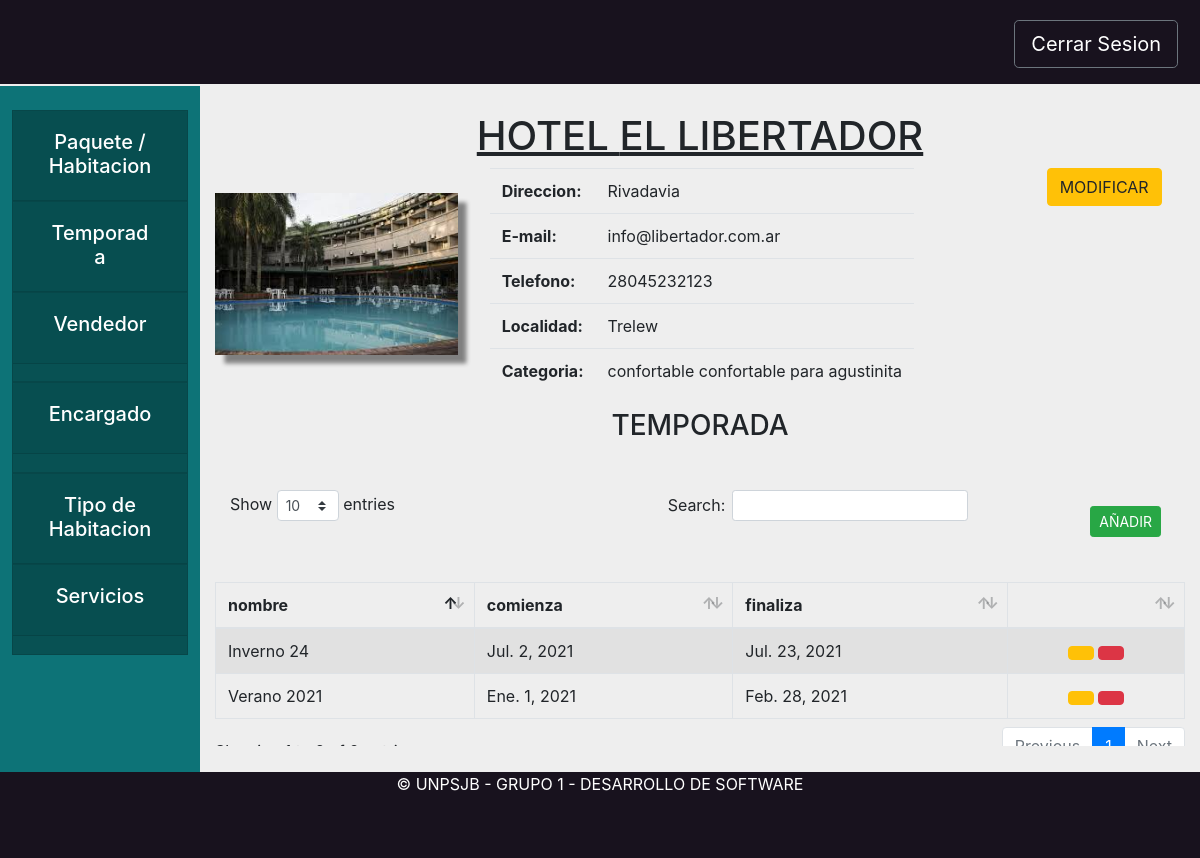
The page /hotel/temporadaHotel/1 on the database its author committed.
### hotel/models.py (models this page shows, shortened)
class Hotel(models.Model):
    objects = HotelManager.from_queryset(HotelQuerySet)()
    nombre = models.CharField(max_length=200)
    direccion = models.CharField(max_length=800)
    email = models.EmailField(max_length=200)
    telefono = models.CharField(max_length=200)
    localidad = models.ForeignKey(Localidad, on_delete=models.CASCADE)
    encargado= models.ForeignKey(Encargado, on_delete=models.CASCADE, null=True)
    categoria = models.ForeignKey(Categoria, on_delete=models.CASCADE)
    servicios = models.ManyToManyField(Servicio)
    tipos = models.ManyToManyField(TipoHabitacion, through='PrecioPorTipo', through_fields=('hotel', 'tipo'))
    vendedores = models.ManyToManyField(Vendedor)#, related_name="hoteles")
    def es_hospedaje(self):
        return self.categoria.estrellas in [Categoria.ESTRELLA_A, Categoria.ESTRELLA_B, Categoria.ESTRELLA_C]
    def get_temporadas(self):
        return TemporadaAlta.objects.filter(hotel=self)

class TemporadaAlta(models.Model):
    nombre = models.CharField(max_length=200)
    hotel = models.ForeignKey(Hotel, on_delete=models.CASCADE, related_name="temporadas")
    inicio = models.DateField('fecha inicio')
    fin = models.DateField('fecha fin')

### core/models.py (models this page shows, shortened)
class Localidad(models.Model):
    objects = LocalidadManager.from_queryset(LocalidadQuerySet)()
    nombre = models.CharField(max_length=200)
    provincia = models.ForeignKey(Provincia, on_delete=models.CASCADE)
    def __str__(self):
        return self.nombre

class Categoria(models.Model):
    ESTRELLA_A = 0
    ESTRELLA_B = 1
    ESTRELLA_C = 2
    ESTRELLA_1 = 3
    ESTRELLA_2 = 4
    ESTRELLA_3 = 5
    ESTRELLA_4 = 6
    ESTRELLA_5 = 7
    ESTRELLAS = (
        (ESTRELLA_A, "A"),
        (ESTRELLA_B, "B"),
        (ESTRELLA_C, "C"),
        (ESTRELLA_1, "Tourist"),
        (ESTRELLA_2, "Standard"),
        (ESTRELLA_3, "Comfort"),
        (ESTRELLA_4, "First Class"),
        (ESTRELLA_5, "Luxury"),
    )
    estrellas = models.PositiveSmallIntegerField(choices=ESTRELLAS)
    nombre = models.CharField(max_length=200)
    servicios = models.ManyToManyField(Servicio)
    def __str__(self):
        return self.nombre

### hotel/views.py (the view)
# urls.py: path('temporadaHotel/<hotel>', hviews.temporadaHotel, name="temporadaHotel"),
def temporadaHotel(request,hotel):
    hotelInstancia =get_object_or_404(Hotel, pk=hotel)
    return render(request, "hotel/temporada_Hotel_Admin.html",{"hotel":hotelInstancia })

### hotel/templates/hotel/temporada_Hotel_Admin.html (shortened to what this page needs)
{% extends "hotel/vistaHotelAdmin.html" %}
{% load static %}
{% block datosVista %}
<div class="formularioTemporada" id="temporadaHabitaciones">
    <center>
        <h3 class="mb-5">TEMPORADA</h3>
    </center>
    <table id="example1" class="table table-striped table-bordered tablaListaHabitacion">
        <button type="button" class="btn btn-success mt-3 mr-4 float-right btn-sm" data-toggle="modal"
            data-target="#crearTemporadaHotel"
            onclick="abrir_modal('{% url 'hotel:modalCrearTemporadaHotel' hotel.pk %}', '#crearTemporadaHotel');">
            AÑADIR</button>
        <thead>
            <tr>
                <th>nombre</th>
                <th>comienza</th>
                <th>finaliza</th>
                <th></th>
            </tr>
        </thead>
        <tbody>
            {% for temporada in hotel.get_temporadas %}
            <tr>
                <td>{{temporada.nombre}}</td>
                <td>{{temporada.inicio}}</td>
                <td>{{temporada.fin}}</td>
                <td>
                    <center>
                        <button type="button" class="btn btn-warning" data-toggle="modal" data-target="#modificarTemporada" onclick="abrir_modal('{% url 'hotel:modalModificarTemporada' hotel.pk temporada.pk%}','#modificarTemporada');" title="Modificar">
                        </button>
                        <button type="button" class="btn btn-danger" data-toggle="modal"
                            data-target="#eliminarTemporada"
                            onclick="abrir_modal('{% url 'hotel:modalEliminarTemporada' hotel.pk temporada.pk%}','#eliminarTemporada');" title="Eliminar">
                        </button>
                    </center>
                </td>
            </tr>
            {% endfor %}
        </tbody>
    </table>
</div>
{% endblock datosVista %}

### hotel/templates/hotel/vistaHotelAdmin.html (shortened to what this page needs)
{% extends 'base/base.html'%}
{% load static %}
{% block extra_css %}
<link rel="stylesheet" href="{% static '/css/vistaHotel.css' %}">
{% endblock extra_css %}
{% block tarjeta1 %}
<div class="card rounded-0">
    <div class="card-header" id="headingOne">
        <button onclick="location.href='{% url 'hotel:vistaHotel' hotel.pk %}'"
            class="btn btn-link btn-block text-white">
            <center>
                <h5> Paquete / Habitacion</h5>
            </center>
        </button>
    </div>
</div>
{% endblock tarjeta1 %}
{% block tarjeta2 %}
<div class="card rounded-0">
    <div class="card-header" id="headingOne">
        <button onclick="location.href='{% url 'hotel:temporadaHotel' hotel.pk %}'"
            class="btn btn-link btn-block text-white">
            <center>
                <h5> Temporada </h5>
            </center>
        </button>
    </div>
</div>
{% endblock tarjeta2 %}
{% block tarjeta3 %}
<div class="card rounded-0">
    <div class="card-header" id="headingOne">
        <button onclick="location.href='{% url 'hotel:vendedoresHotel' hotel.pk %}'"
            class="btn btn-link btn-block text-white">
            <center>
                <h5>Vendedor </h5>
            </center>
        </button>
    </div>
</div>
{% endblock tarjeta3 %}
{% block tarjeta4 %}
<div class="card rounded-0">
    <div class="card-header" id="headingOne">
        <button class="btn btn-link btn-block text-white">
            <center>
                <h5>Encargado </h5>
            </center>
        </button>
    </div>
</div>
{% endblock tarjeta4 %}
{% block tarjeta5 %}
<div class="card rounded-0">
    <div class="card-header" id="headingOne">
        <button onclick="location.href='{% url 'hotel:tipoHabitacionHotel' hotel.pk %}'"
            class="btn btn-link btn-block text-white">
            <center>
                <h5>Tipo de Habitacion </h5>
            </center>
        </button>
    </div>
</div>
{% endblock tarjeta5 %}
{% block tarjeta6 %}
<div class="card rounded-0">
    <div class="card-header" id="headingOne">
        <button onclick="location.href='{% url 'hotel:serviciosHotel' hotel.pk %}'" class="btn btn-link btn-block text-white">
            <center>
                <h5> Servicios</h5>
            </center>
        </button>
    </div>
</div>
{% endblock tarjeta6 %}
{% block content %}
<div class="titulo">
    <h1>
        <center> <u> {%if hotel.es_hospedaje%} HOSPEDAJE {%else%} HOTEL {% endif %} {{hotel.nombre.upper}}</u> </center>
    </h1>
</div>
<div class="datosHotel">
    <div class="container">
        <div class="row">
            <div class="col-sm-3 lugarImagen">
                <img class="imagen" src="{% static '/media/hoteles/1.jpg' %}">
            </div>
            <div class="col-sm-7">
                <center>
                    <table class="table table-responsive tablaDatos">
                        <tr>
                            <th>Direccion:</th>
                            <td>{{hotel.direccion}}</td>
                        </tr>
                        <tr>
                            <th>E-mail:</th>
                            <td>{{hotel.email}}</td>
                        </tr>
                        <tr>
                            <th>Telefono:</th>
                            <td>{{hotel.telefono}}</td>
                        </tr>
                        <tr>
                            <th>Localidad:</th>
                            <td>{{hotel.localidad}}</td>
                        </tr>
                        <tr>
                            <th>Categoria:</th>
                            <td>{{hotel.categoria}}</td>
                        </tr>
                    </table>
                </center>
            </div>
            <div class="col-sm-2">
                <center>
                    <button type="button" class="btn btn-warning" data-toggle="modal" data-target="#modificarHotel"
                        onclick="abrir_modal('{% url 'hotel:modalModificarHotel' hotel.pk %}','#modificarHotel');">
                        MODIFICAR</button>
                </center>
            </div>
        </div>
    </div>
</div>
{% block datosVista %}{% endblock datosVista %}
    {% endblock content %}

### static/css/styleBase.css (style rules this page uses)
.card { background-color: #085153; height: 11%; }
.bodyComplete { background-color: #eeeeee; width: 100%; height: 100%; }

### static/css/vistaHotel.css (style rules this page uses)
.titulo { margin-top: 3vh; }
.lugarImagen { padding: 3vh 0 0 0; margin-left: 0 ; }
.imagen { box-shadow: 1vh 1vh 0.5vh grey; width: 100%; height: auto; }
.tablaDatos { margin-left: 2vh; }

### rows shown on the page
Hotel: nombre "EL LIBERTADOR", direccion "Rivadavia", email "info@libertador.com.ar", telefono "28045232123", localidad "Trelew", categoria "confortable confortable para agustinita"
TemporadaAlta: nombre "Verano 2021", inicio "Ene. 1, 2021", fin "Feb. 28, 2021"
TemporadaAlta: nombre "Inverno 24", inicio "Jul. 2, 2021", fin "Jul. 23, 2021"
